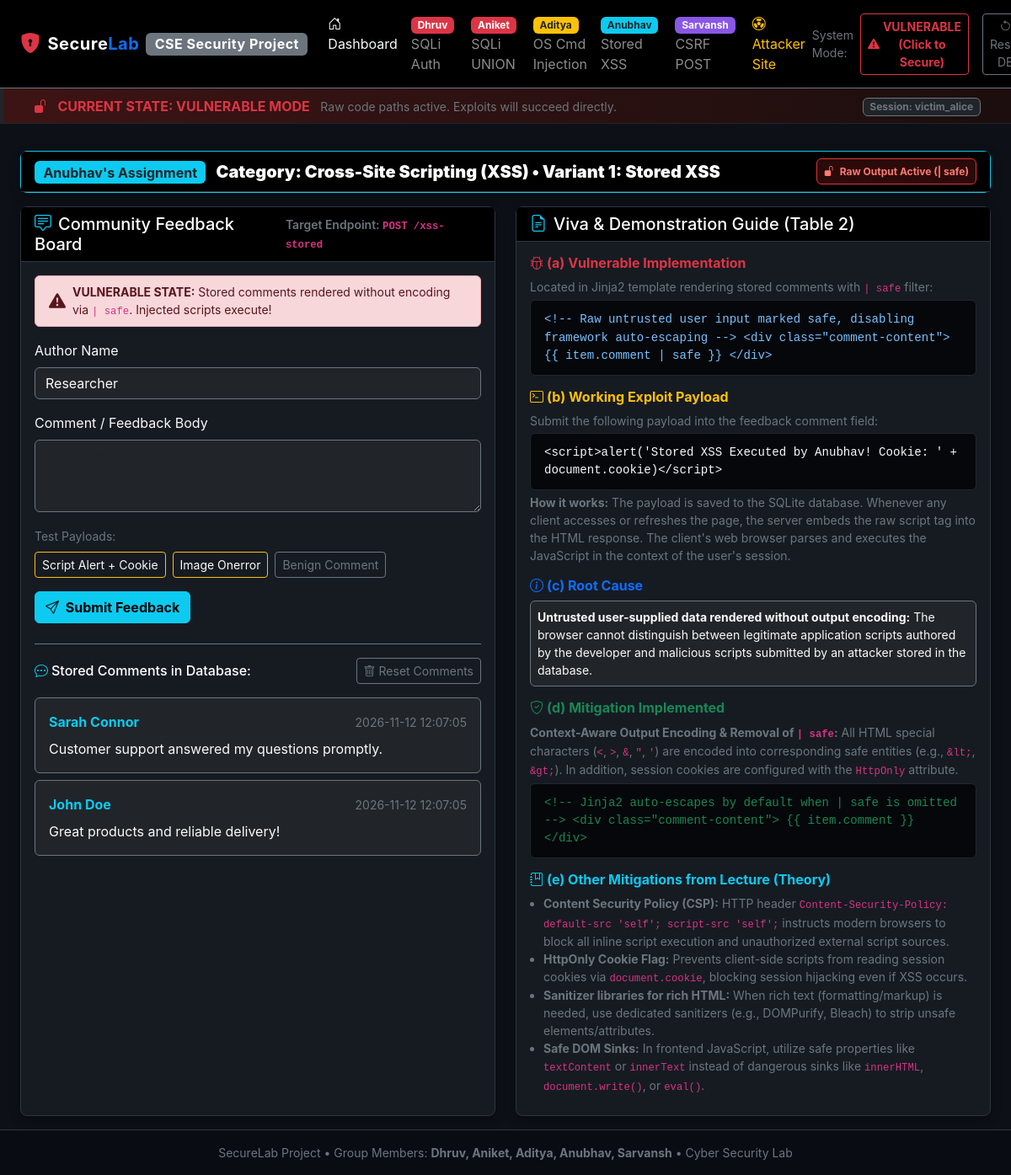
Before: /xss-stored with the older database file.
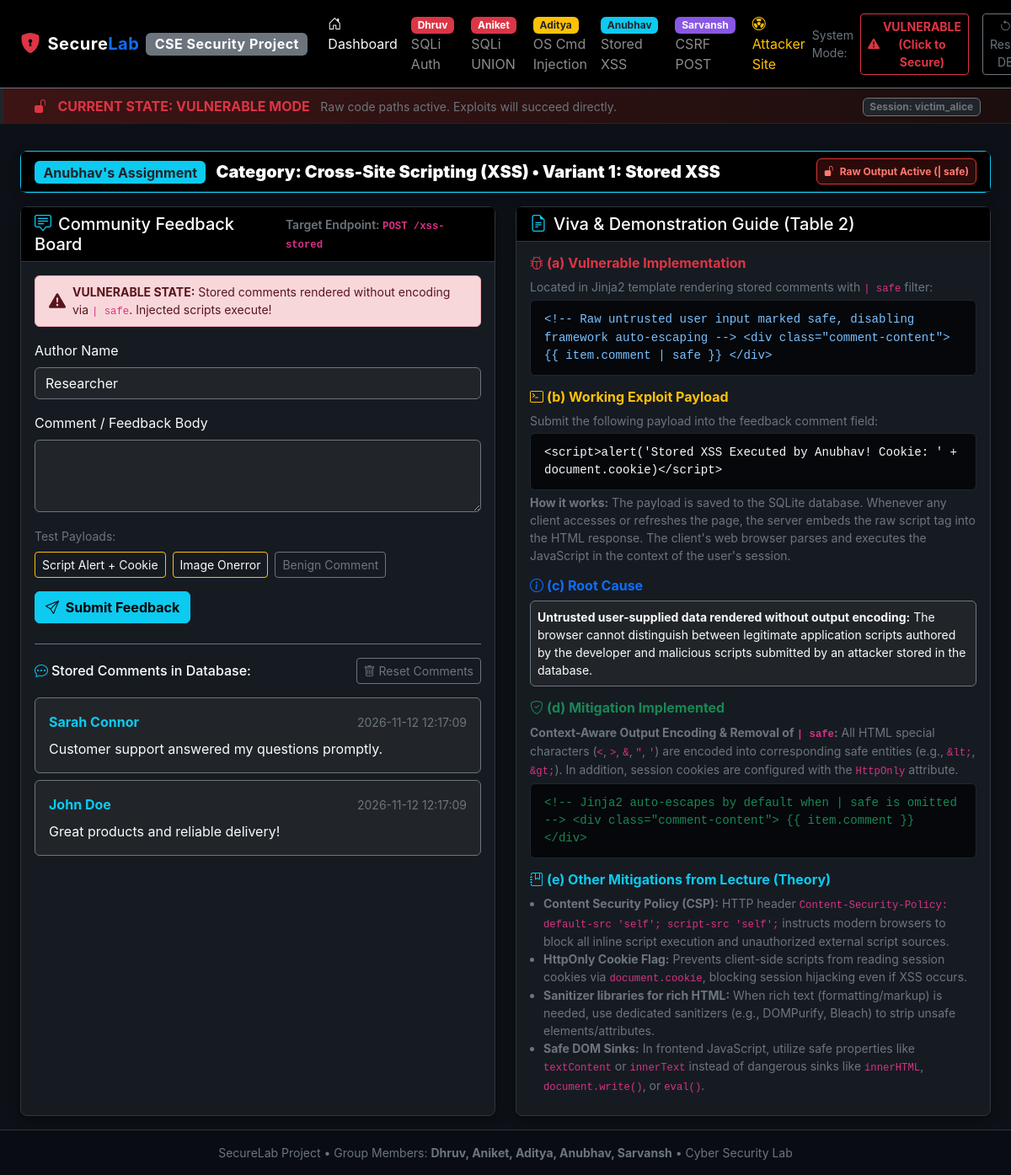
After: the same page with the newer database file.
### tables this page shows
CREATE TABLE feedback (
            id INTEGER PRIMARY KEY AUTOINCREMENT,
            author TEXT NOT NULL,
            comment TEXT NOT NULL,
            created_at TIMESTAMP DEFAULT CURRENT_TIMESTAMP
        );

### app.py (the view, shortened to what this page needs)
@app.route("/xss-stored", methods=["GET", "POST"])
def xss_stored():
    mode = session.get("mode", "vulnerable")
    message = None
    conn = get_db_connection()
    cursor = conn.cursor()
    cursor.execute("SELECT * FROM feedback ORDER BY id DESC")
    feedbacks = [dict(r) for r in cursor.fetchall()]
    conn.close()
    resp = make_response(render_template(
        "xss_stored.html",
        feedbacks=feedbacks,
        message=message
    ))
    if mode == "vulnerable":
        resp.set_cookie("session_token", "SECRET_AUTH_SESSION_COOKIE_ANUBHAV_DEMO", httponly=False)
    else:
        resp.set_cookie("session_token", "SECRET_AUTH_SESSION_COOKIE_ANUBHAV_DEMO", httponly=True, samesite="Lax")
    return resp

### templates/xss_stored.html (shortened to what this page needs)
{% extends "base.html" %}
{% block content %}
<div class="row mb-3">
  <div class="col-12">
    <div class="card border-info">
      <div class="card-header bg-black text-white d-flex justify-content-between align-items-center flex-wrap">
        <div>
          <span class="badge bg-info text-dark fs-6 me-2">Anubhav's Assignment</span>
          <strong class="text-white fs-5">Category: Cross-Site Scripting (XSS) &bull; Variant 1: Stored XSS</strong>
        </div>
        <div>
          {% if current_mode == 'vulnerable' %}
            <span class="badge badge-vulnerable p-2"><i class="bi bi-unlock-fill me-1"></i> Raw Output Active (| safe)</span>
          {% else %}
            <span class="badge badge-secure p-2"><i class="bi bi-shield-lock-fill me-1"></i> Context-Aware Encoding &amp; CSP Active</span>
          {% endif %}
        </div>
      </div>
    </div>
  </div>
</div>
<div class="row g-4">
  <div class="col-lg-6">
    <div class="card h-100">
      <div class="card-header bg-black text-white d-flex justify-content-between align-items-center">
        <h5 class="mb-0"><i class="bi bi-chat-square-text text-info me-2"></i>Community Feedback Board</h5>
        <small class="text-secondary">Target Endpoint: <code>POST /xss-stored</code></small>
      </div>
      <div class="card-body">
        {% if current_mode == 'vulnerable' %}
          <div class="alert alert-danger py-2 small d-flex align-items-center">
            <i class="bi bi-exclamation-triangle-fill fs-5 me-2"></i>
            <div><strong>VULNERABLE STATE:</strong> Stored comments rendered without encoding via <code>| safe</code>. Injected scripts execute!</div>
          </div>
        {% else %}
          <div class="alert alert-success py-2 small d-flex align-items-center">
            <i class="bi bi-shield-fill-check fs-5 me-2"></i>
            <div><strong>SECURE STATE:</strong> HTML entity auto-escaping active + CSP Header + HttpOnly cookies protected.</div>
          </div>
        {% endif %}
        <form action="{{ url_for('xss_stored') }}" method="POST" class="mb-4">
          <div class="mb-3">
            <label class="form-label text-light">Author Name</label>
            <input type="text" name="author" id="author_input" class="form-control bg-dark border-secondary text-light" placeholder="e.g. Security Researcher" value="Researcher" required>
          </div>
          <div class="mb-3">
            <label class="form-label text-light">Comment / Feedback Body</label>
            <textarea name="comment" id="comment_input" rows="3" class="form-control bg-dark border-secondary text-light" placeholder="Leave feedback or inject XSS payload" required></textarea>
          </div>
          <div class="mb-3">
            <label class="form-label text-secondary small">Test Payloads:</label>
            <div class="d-flex flex-wrap gap-2">
              <button type="button" class="btn btn-sm btn-outline-warning text-light" onclick="setXssPayload('&lt;script&gt;alert(\'Stored XSS Executed by Anubhav! Stolen Cookie: \' + document.cookie)&lt;/script&gt;')">
                Script Alert + Cookie
              </button>
              <button type="button" class="btn btn-sm btn-outline-warning text-light" onclick="setXssPayload('&lt;img src=x onerror=&quot;alert(\'Stored XSS Triggered via Image Onerror!\')&quot;&gt;')">
                Image Onerror
              </button>
              <button type="button" class="btn btn-sm btn-outline-secondary" onclick="setXssPayload('Great security platform demonstration!')">
                Benign Comment
              </button>
            </div>
          </div>
          <div class="d-flex justify-content-between align-items-center">
            <button type="submit" class="btn btn-info fw-bold">
              <i class="bi bi-send me-1"></i> Submit Feedback
            </button>
          </div>
        </form>
        <div class="d-flex justify-content-between align-items-center border-top border-secondary pt-3 mb-3">
          <h6 class="text-white mb-0"><i class="bi bi-chat-dots me-1 text-info"></i>Stored Comments in Database:</h6>
          <form action="{{ url_for('xss_clear') }}" method="POST">
            <button type="submit" class="btn btn-sm btn-outline-secondary">
              <i class="bi bi-trash"></i> Reset Comments
            </button>
          </form>
        </div>
        <div class="comments-container" style="max-height: 320px; overflow-y: auto;">
          {% for item in feedbacks %}
            <div class="p-3 mb-2 bg-dark rounded border border-secondary">
              <div class="d-flex justify-content-between align-items-center mb-1">
                <strong class="text-info">{{ item.author }}</strong>
                <small class="text-secondary">{{ item.created_at }}</small>
              </div>
              <div class="comment-content text-light pt-1">
                {% if current_mode == 'vulnerable' %}
                  {{ item.comment | safe }}
                {% else %}
                  {{ item.comment }}
                {% endif %}
              </div>
            </div>
          {% endfor %}
        </div>
      </div>
    </div>
  </div>
  <div class="col-lg-6">
    <div class="card h-100">
      <div class="card-header bg-black text-white">
        <h5 class="mb-0"><i class="bi bi-file-earmark-text text-info me-2"></i>Viva &amp; Demonstration Guide (Table 2)</h5>
      </div>
      <div class="card-body">
        <div class="mb-3">
          <h6 class="text-danger fw-bold"><i class="bi bi-bug me-1"></i>(a) Vulnerable Implementation</h6>
          <p class="small text-secondary mb-1">Located in Jinja2 template rendering stored comments with <code>| safe</code> filter:</p>
          <div class="code-box small">
&lt;!-- Raw untrusted user input marked safe, disabling framework auto-escaping --&gt;
&lt;div class="comment-content"&gt;
  &#123;&#123; item.comment | safe &#125;&#125;
&lt;/div&gt;
          </div>
        </div>
        <div class="mb-3">
          <h6 class="text-warning fw-bold"><i class="bi bi-terminal me-1"></i>(b) Working Exploit Payload</h6>
          <p class="small text-secondary mb-1">Submit the following payload into the feedback comment field:</p>
          <div class="code-box text-light small">&lt;script&gt;alert('Stored XSS Executed by Anubhav! Cookie: ' + document.cookie)&lt;/script&gt;</div>
          <p class="small text-secondary mt-1">
            <strong>How it works:</strong> The payload is saved to the SQLite database. Whenever any client accesses or refreshes the page, the server embeds the raw script tag into the HTML response. The client's web browser parses and executes the JavaScript in the context of the user's session.
          </p>
        </div>
        <div class="mb-3">
          <h6 class="text-primary fw-bold"><i class="bi bi-info-circle me-1"></i>(c) Root Cause</h6>
          <p class="small text-light mb-0 bg-dark p-2 rounded border border-secondary">
            <strong>Untrusted user-supplied data rendered without output encoding:</strong> The browser cannot distinguish between legitimate application scripts authored by the developer and malicious scripts submitted by an attacker stored in the database.
          </p>
        </div>
        <div class="mb-3">
          <h6 class="text-success fw-bold"><i class="bi bi-shield-check me-1"></i>(d) Mitigation Implemented</h6>
          <p class="small text-secondary mb-1">
            <strong>Context-Aware Output Encoding &amp; Removal of <code>| safe</code>:</strong> All HTML special characters (<code>&lt;</code>, <code>&gt;</code>, <code>&amp;</code>, <code>"</code>, <code>'</code>) are encoded into corresponding safe entities (e.g., <code>&amp;lt;</code>, <code>&amp;gt;</code>). In addition, session cookies are configured with the <code>HttpOnly</code> attribute.
          </p>
          <div class="code-box small text-success">
&lt;!-- Jinja2 auto-escapes by default when | safe is omitted --&gt;
&lt;div class="comment-content"&gt;
  &#123;&#123; item.comment &#125;&#125;
&lt;/div&gt;
          </div>
        </div>
        <div class="mb-2">
          <h6 class="text-info fw-bold"><i class="bi bi-journal-bookmark me-1"></i>(e) Other Mitigations from Lecture (Theory)</h6>
          <ul class="small text-secondary ps-3 mb-0">
            <li><strong>Content Security Policy (CSP):</strong> HTTP header <code>Content-Security-Policy: default-src 'self'; script-src 'self';</code> instructs modern browsers to block all inline script execution and unauthorized external script sources.</li>
            <li><strong>HttpOnly Cookie Flag:</strong> Prevents client-side scripts from reading session cookies via <code>document.cookie</code>, blocking session hijacking even if XSS occurs.</li>
            <li><strong>Sanitizer libraries for rich HTML:</strong> When rich text (formatting/markup) is needed, use dedicated sanitizers (e.g., DOMPurify, Bleach) to strip unsafe elements/attributes.</li>
            <li><strong>Safe DOM Sinks:</strong> In frontend JavaScript, utilize safe properties like <code>textContent</code> or <code>innerText</code> instead of dangerous sinks like <code>innerHTML</code>, <code>document.write()</code>, or <code>eval()</code>.</li>
          </ul>
        </div>
      </div>
    </div>
  </div>
</div>
{% endblock %}

### templates/base.html (shortened to what this page needs)
<!DOCTYPE html>
<html lang="en">
<head>
  <link href="https://cdn.jsdelivr.net/npm/bootstrap@5.3.0/dist/css/bootstrap.min.css" rel="stylesheet">
  <link href="https://cdn.jsdelivr.net/npm/bootstrap-icons@1.11.1/font/bootstrap-icons.css" rel="stylesheet">
  <link rel="stylesheet" href="{{ url_for('static', filename='css/style.css') }}">
</head>
<body>
  <nav class="navbar navbar-expand-lg navbar-dark border-bottom border-secondary bg-black py-2">
    <div class="container-fluid px-4">
      <a class="navbar-brand text-white d-flex align-items-center" href="{{ url_for('index') }}">
        <i class="bi bi-shield-lock-fill text-danger me-2 fs-4"></i>
        <span>Secure<span class="text-primary">Lab</span></span>
        <span class="badge bg-secondary ms-2 fs-6">CSE Security Project</span>
      </a>
      <div class="collapse navbar-collapse" id="navContent">
        <ul class="navbar-nav me-auto mb-2 mb-lg-0">
          <li class="nav-item">
            <a class="nav-link text-light" href="{{ url_for('index') }}"><i class="bi bi-house-door me-1"></i> Dashboard</a>
          </li>
          <li class="nav-item">
            <a class="nav-link" href="{{ url_for('sqli_auth') }}">
              <span class="badge bg-danger me-1">Dhruv</span> SQLi Auth
            </a>
          </li>
          <li class="nav-item">
            <a class="nav-link" href="{{ url_for('sqli_union') }}">
              <span class="badge bg-danger me-1">Aniket</span> SQLi UNION
            </a>
          </li>
          <li class="nav-item">
            <a class="nav-link" href="{{ url_for('cmdi_inband') }}">
              <span class="badge bg-warning text-dark me-1">Aditya</span> OS Cmd Injection
            </a>
          </li>
          <li class="nav-item">
            <a class="nav-link" href="{{ url_for('xss_stored') }}">
              <span class="badge bg-info text-dark me-1">Anubhav</span> Stored XSS
            </a>
          </li>
          <li class="nav-item">
            <a class="nav-link" href="{{ url_for('csrf_post') }}">
              <span class="badge bg-purple text-light me-1" style="background-color: #8957e5;">Sarvansh</span> CSRF POST
            </a>
          </li>
          <li class="nav-item">
            <a class="nav-link text-warning" href="{{ url_for('attacker_site') }}" target="_blank">
              <i class="bi bi-radioactive"></i> Attacker Site
            </a>
          </li>
        </ul>
        <div class="d-flex align-items-center">
          <form action="{{ url_for('toggle_mode') }}" method="POST" class="d-flex align-items-center me-3">
            <span class="me-2 small text-secondary">System Mode:</span>
            {% if current_mode == 'vulnerable' %}
              <button type="submit" class="btn btn-sm btn-outline-danger d-flex align-items-center fw-bold">
                <i class="bi bi-exclamation-triangle-fill me-1"></i> VULNERABLE (Click to Secure)
              </button>
            {% else %}
              <input type="hidden" name="mode" value="vulnerable">
              <button type="submit" class="btn btn-sm btn-outline-success d-flex align-items-center fw-bold">
                <i class="bi bi-shield-check me-1"></i> SECURE / MITIGATED (Click to Vulnerable)
              </button>
            {% endif %}
          </form>
          <form action="{{ url_for('reset_db') }}" method="POST">
            <button type="submit" class="btn btn-sm btn-outline-secondary" title="Reset all database tables to initial clean state">
              <i class="bi bi-arrow-counterclockwise"></i> Reset DB
            </button>
          </form>
        </div>
      </div>
    </div>
  </nav>
  <div class="py-2 px-4 {% if current_mode == 'vulnerable' %}mode-banner-vulnerable{% else %}mode-banner-secure{% endif %} border-bottom border-dark">
    <div class="container-fluid d-flex justify-content-between align-items-center">
      <div>
        {% if current_mode == 'vulnerable' %}
          <i class="bi bi-unlock-fill text-danger me-2"></i>
          <strong class="text-danger">CURRENT STATE: VULNERABLE MODE</strong>
          <span class="text-secondary ms-2 small">Raw code paths active. Exploits will succeed directly.</span>
        {% else %}
          <i class="bi bi-lock-fill text-success me-2"></i>
          <strong class="text-success">CURRENT STATE: SECURE / MITIGATED MODE</strong>
          <span class="text-secondary ms-2 small">Defenses active (Prepared statements, validation, CSP, anti-CSRF token). Attacks will be blocked!</span>
        {% endif %}
      </div>
      <div>
        <span class="badge bg-dark border border-secondary text-secondary">Session: {{ logged_in_user }}</span>
      </div>
    </div>
  </div>
  <main class="container-fluid px-4 py-3 flex-grow-1">
    {% block content %}{% endblock %}
  </main>
  <footer class="py-3 px-4 text-center text-secondary small">
    <div class="container-fluid">
      <span>SecureLab Project &bull; Group Members: <strong>Dhruv, Aniket, Aditya, Anubhav, Sarvansh</strong> &bull; Cyber Security Lab</span>
    </div>
  </footer>
</body>
</html>

Changed rows visible on the page:
changed feedback "Sarah Connor": created_at "2026-11-12 12:07:05" → "2026-11-12 12:17:09"
changed feedback "John Doe": created_at "2026-11-12 12:07:05" → "2026-11-12 12:17:09"
